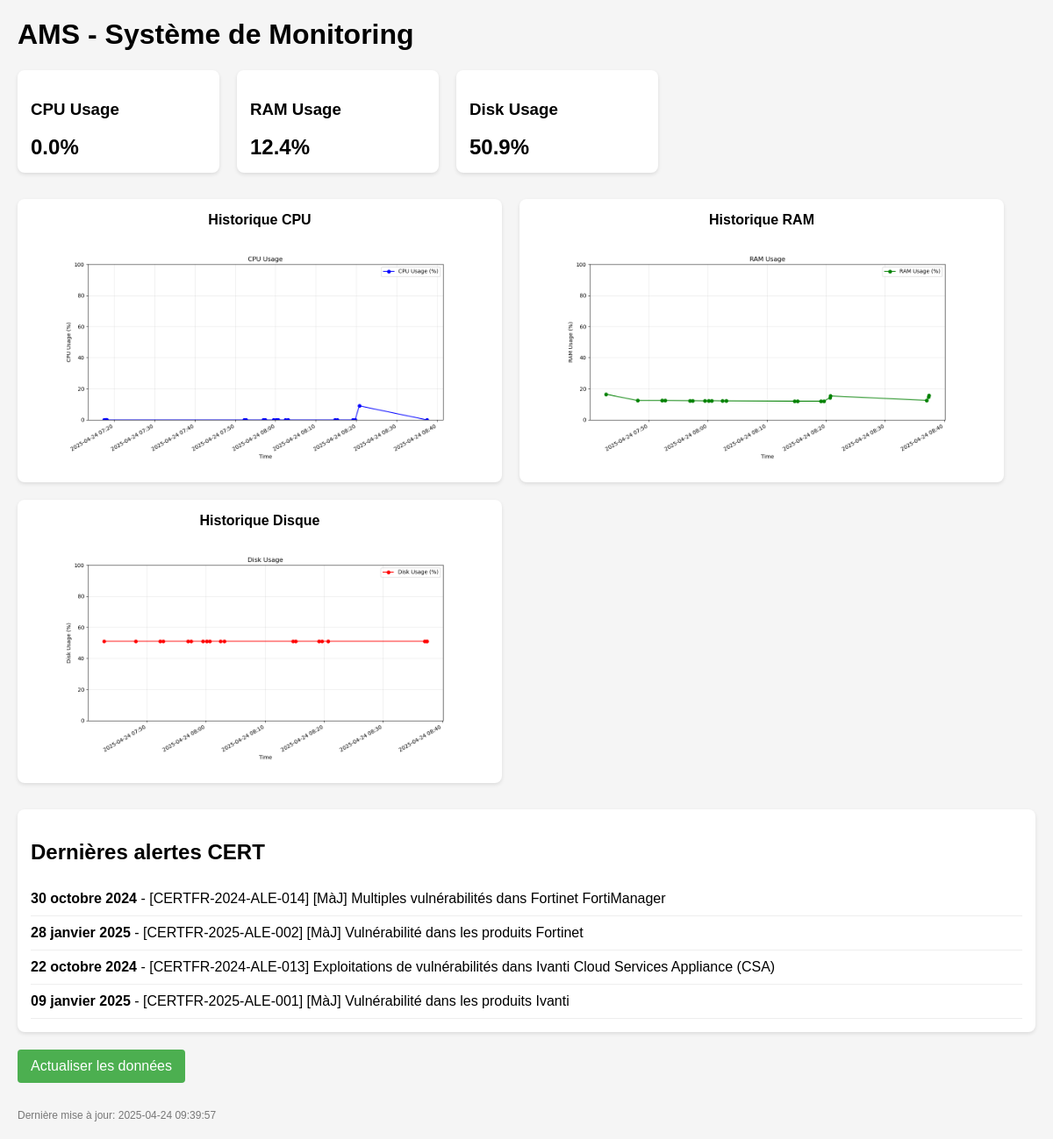
/, run on an earlier commit of the app's database.
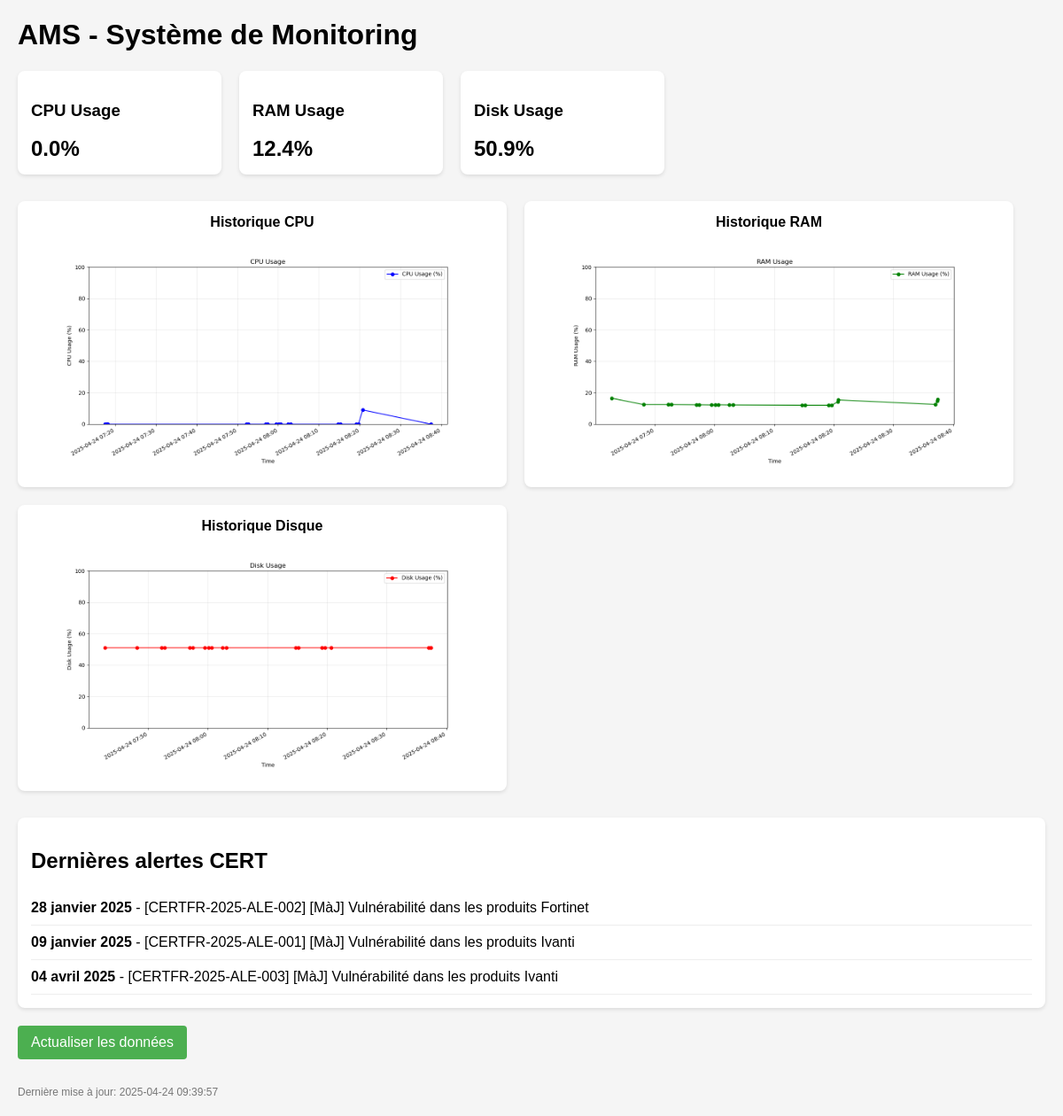
And on a later commit of the database.
### tables this page shows
CREATE TABLE alertes (
            id INTEGER PRIMARY KEY AUTOINCREMENT,
            reference TEXT UNIQUE,
            date TEXT,
            title TEXT,
            last_update TIMESTAMP DEFAULT CURRENT_TIMESTAMP
        );

### p4/website.py (the view)
@app.route('/')
def index():
    try:
        db_path = os.path.join(os.path.dirname(os.path.dirname(os.path.abspath(__file__))), 'p2', 'alertes.sqlite')
        conn = sqlite3.connect(db_path)
        cursor = conn.cursor()
        latest_stats = {
            'cpu': 0,
            'ram': 0,
            'disk': 0
        }
        alertes = []
        cursor.execute("SELECT value FROM sonde WHERE sonde_name='cpu' ORDER BY timestamp DESC LIMIT 1")
        cpu_result = cursor.fetchone()
        if cpu_result:
            cpu_data = json.loads(cpu_result[0])
            latest_stats['cpu'] = round(float(cpu_data.get('cpu_usage', 0)), 1)
            print(f"CPU data retrieved: {latest_stats['cpu']}%")
        cursor.execute("SELECT value FROM sonde WHERE sonde_name='ram' ORDER BY timestamp DESC LIMIT 1")
        ram_result = cursor.fetchone()
        if ram_result:
            ram_data = json.loads(ram_result[0])
            latest_stats['ram'] = round(float(ram_data.get('ram_usage', 0)), 1)
            print(f"RAM data retrieved: {latest_stats['ram']}%")
        cursor.execute("SELECT value FROM sonde WHERE sonde_name='disk' ORDER BY timestamp DESC LIMIT 1")
        disk_result = cursor.fetchone()
        if disk_result:
            disk_data = json.loads(disk_result[0])
            latest_stats['disk'] = round(float(disk_data.get('disk_usage', 0)), 1)
            print(f"Disk data retrieved: {latest_stats['disk']}%")
        cert_db_path = os.path.join(os.path.dirname(os.path.dirname(os.path.abspath(__file__))), 'p2', 'cert_alertes.sqlite')
        cert_conn = sqlite3.connect(cert_db_path)
        cert_cursor = cert_conn.cursor()
        cert_cursor.execute("SELECT reference, date, title FROM alertes ORDER BY date DESC")
        for row in cert_cursor.fetchall():
            alertes.append({"reference": row[0], "date": row[1], "titre": row[2]})
            print(f"Alert retrieved: {row[0]} - {row[1]} - {row[2]}")
        cert_conn.close()
        conn.close()
        graph_generator = GraphGenerator()
        graph_generator.generate_all_graphs()
        print(f"stats ok")
    except Exception as e:
        print(f"pb stats {str(e)}")
    return render_template('index.html', stats=latest_stats, alertes=alertes, timestamp=datetime.now().strftime('%Y-%m-%d %H:%M:%S'))

### p3/alertes.py (called while the page is built)
    def generate_all_graphs(self):
        graph_paths = []
        for sonde_name in self.sondes:
            graph_path = self.generate_graph(sonde_name, self.limit)
            if graph_path:
                graph_paths.append(graph_path)
        return graph_paths

### p4/templates/index.html (shortened to what this page needs)
<!DOCTYPE html>
<html>
<head>
</head>
<body>
    <h1>AMS - Système de Monitoring</h1>
    <div class="dashboard">
        <div class="metric">
            <h3>CPU Usage</h3>
            <div class="metric-value">{{ stats.cpu }}%</div>
        </div>
        <div class="metric">
            <h3>RAM Usage</h3>
            <div class="metric-value">{{ stats.ram }}%</div>
        </div>
        <div class="metric">
            <h3>Disk Usage</h3>
            <div class="metric-value">{{ stats.disk }}%</div>
        </div>
    </div>
    <div class="graphs">
        <div class="graph">
            <div class="graph-title">Historique CPU</div>
            <img src="{{ url_for('static', filename='cpu_usage.png') }}" alt="Graphique CPU">
        </div>
        <div class="graph">
            <div class="graph-title">Historique RAM</div>
            <img src="{{ url_for('static', filename='ram_usage.png') }}" alt="Graphique RAM">
        </div>
        <div class="graph">
            <div class="graph-title">Historique Disque</div>
            <img src="{{ url_for('static', filename='disk_usage.png') }}" alt="Graphique Disque">
        </div>
    </div>
    <div class="alerts">
        <h2>Dernières alertes CERT</h2>
        {% if alertes %}
            {% for alerte in alertes %}
                <div class="alert-item">
                    <strong>{{ alerte.date }}</strong> -
                    {% if alerte.reference %}[{{ alerte.reference }}]{% endif %}
                    {{ alerte.titre }}
                </div>
            {% endfor %}
        {% else %}
            <p>Aucune alerte disponible.</p>
        {% endif %}
    </div>
    <a href="{{ url_for('refresh') }}" class="refresh-button">Actualiser les données</a>
    <div class="footer">
        Dernière mise à jour: {{ timestamp }}
    </div>
</body>
</html>

What changed in the data, as far as the page shows it:
removed alertes: date "30 octobre 2024", reference "CERTFR-2024-ALE-014", titre "[MàJ] Multiples vulnérabilités dans Fortinet FortiManager"
removed alertes: date "22 octobre 2024", reference "CERTFR-2024-ALE-013", titre "Exploitations de vulnérabilités dans Ivanti Cloud Services Appliance (CSA)"
added alertes: date "04 avril 2025", reference "CERTFR-2025-ALE-003", titre "[MàJ] Vulnérabilité dans les produits Ivanti"
